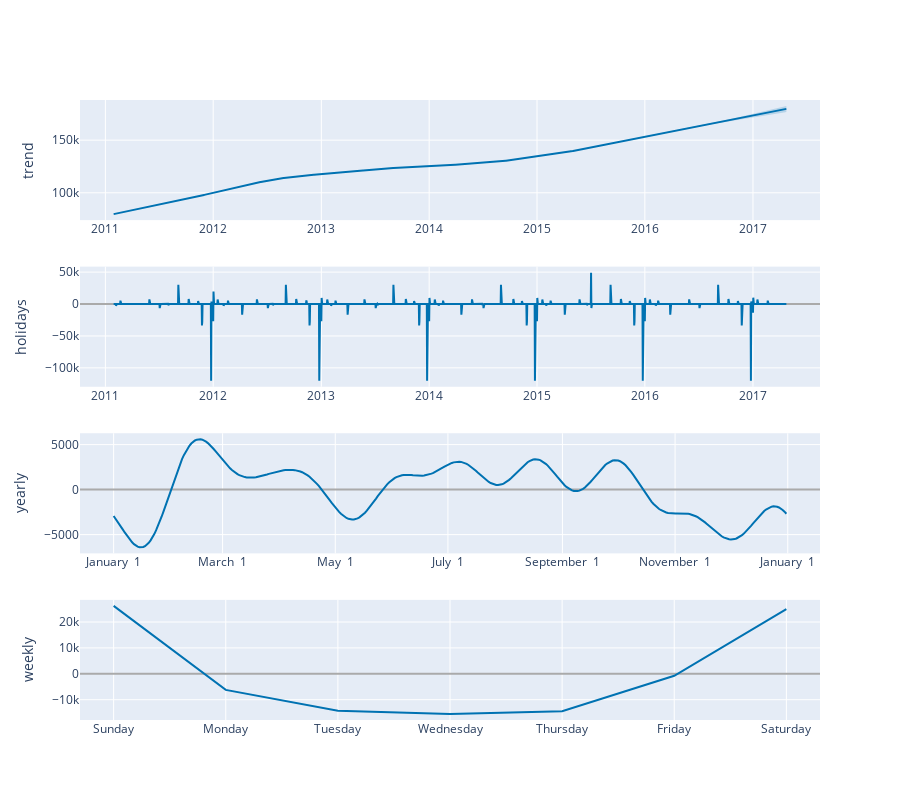

Source (notebook cell):
### Code cell
forecast = m.predict(future)

plot_components_plotly(m, forecast)

### Figure 1 — Plotly figure (JSON) as saved in the notebook; plotly's stock layout.template omitted (floating-point values rounded to 4 significant figures; data arrays with more than 128 entries replaced by an {"elided": "..."} marker saying what was removed)
{"data": [{"line": {"color": "#0072B2", "width": 2}, "mode": "lines", "name": "trend", "type": "scatter", "x": {"elided": "2278 str values"}, "xaxis": "x", "y": {"elided": "2278 float values"}, "yaxis": "y"}, {"line": {"color": "rgba(0, 114, 178, 0.2)", "width": 0}, "mode": "lines", "name": "trend_upper", "type": "scatter", "x": {"elided": "2278 str values"}, "xaxis": "x", "y": {"elided": "2278 float values"}, "yaxis": "y"}, {"fill": "tonexty", "fillcolor": "rgba(0, 114, 178, 0.2)", "line": {"color": "rgba(0, 114, 178, 0.2)", "width": 0}, "mode": "lines", "name": "trend_lower", "type": "scatter", "x": {"elided": "2278 str values"}, "xaxis": "x", "y": {"elided": "2278 float values"}, "yaxis": "y"}, {"line": {"color": "#0072B2", "width": 2}, "mode": "lines", "name": "holidays", "text": {"elided": "2278 str values"}, "type": "scatter", "x": {"elided": "2278 str values"}, "xaxis": "x2", "y": {"elided": "2278 float values"}, "yaxis": "y2"}, {"line": {"color": "#0072B2", "width": 2}, "mode": "lines", "name": "yearly", "type": "scatter", "x": {"elided": "365 str values"}, "xaxis": "x3", "y": {"elided": "365 float values"}, "yaxis": "y3"}, {"line": {"color": "#0072B2", "width": 2}, "mode": "lines", "name": "weekly", "type": "scatter", "x": ["2017-01-01T00:00:00", "2017-01-02T00:00:00", "2017-01-03T00:00:00", "2017-01-04T00:00:00", "2017-01-05T00:00:00", "2017-01-06T00:00:00", "2017-01-07T00:00:00"], "xaxis": "x4", "y": [26250.0, -6206.0, -14260.0, -15520.0, -14460.0, -760.3, 24960.0], "yaxis": "y4"}], "layout": {"height": 800, "showlegend": false, "width": 900, "xaxis": {"anchor": "y", "domain": [0, 1], "range": ["2010-10-07T03:36:00", "2017-08-15T20:24:00"], "type": "date"}, "xaxis2": {"anchor": "y2", "domain": [0, 1], "range": ["2010-10-07T03:36:00", "2017-08-15T20:24:00"], "type": "date"}, "xaxis3": {"anchor": "y3", "domain": [0, 1], "range": ["2016-12-13T18:54:02.958904115", "2018-01-18T11:04:57.863013581"], "tickformat": "%B %e", "type": "date"}, "xaxis4": {"anchor": "y4", "domain": [0, 1], "range": ["2016-12-31T16:48:00", "2017-01-07T07:12:00"], "tickformat": "%A", "type": "date"}, "yaxis": {"anchor": "x", "domain": [0.8063, 1], "rangemode": "normal", "title": {"text": "trend"}, "zerolinecolor": "#AAA"}, "yaxis2": {"anchor": "x2", "domain": [0.5375, 0.7312], "rangemode": "tozero", "title": {"text": "holidays"}, "zerolinecolor": "#AAA"}, "yaxis3": {"anchor": "x3", "domain": [0.2687, 0.4625], "title": {"text": "yearly"}, "zerolinecolor": "#AAA"}, "yaxis4": {"anchor": "x4", "domain": [0, 0.1938], "title": {"text": "weekly"}, "zerolinecolor": "#AAA"}}}
